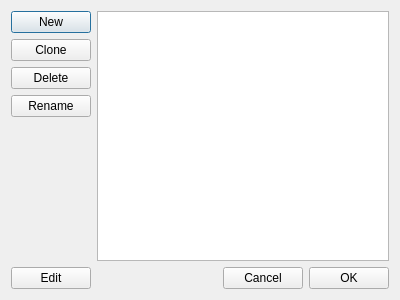
<?xml version="1.0" encoding="UTF-8"?>
<ui version="4.0">
 <class>ManageAppConfigs</class>
 <widget class="QDialog" name="ManageAppConfigs">
  <property name="geometry">
   <rect>
    <x>0</x>
    <y>0</y>
    <width>400</width>
    <height>300</height>
   </rect>
  </property>
  <property name="windowTitle">
   <string>Manage Application Configurations</string>
  </property>
  <layout class="QVBoxLayout" name="verticalLayout_2">
   <item>
    <layout class="QHBoxLayout" name="horizontalLayout_2">
     <item>
      <layout class="QVBoxLayout" name="verticalLayout">
       <item>
        <widget class="QPushButton" name="newButton">
         <property name="text">
          <string>New</string>
         </property>
        </widget>
       </item>
       <item>
        <widget class="QPushButton" name="cloneButton">
         <property name="text">
          <string>Clone</string>
         </property>
        </widget>
       </item>
       <item>
        <widget class="QPushButton" name="deleteButton">
         <property name="text">
          <string>Delete</string>
         </property>
        </widget>
       </item>
       <item>
        <widget class="QPushButton" name="renameButton">
         <property name="text">
          <string>Rename</string>
         </property>
        </widget>
       </item>
       <item>
        <spacer name="verticalSpacer">
         <property name="orientation">
          <enum>Qt::Vertical</enum>
         </property>
         <property name="sizeHint" stdset="0">
          <size>
           <width>20</width>
           <height>40</height>
          </size>
         </property>
        </spacer>
       </item>
      </layout>
     </item>
     <item>
      <widget class="QListWidget" name="layoutList">
       <property name="editTriggers">
        <set>QAbstractItemView::NoEditTriggers</set>
       </property>
       <property name="selectionBehavior">
        <enum>QAbstractItemView::SelectRows</enum>
       </property>
      </widget>
     </item>
    </layout>
   </item>
   <item>
    <layout class="QHBoxLayout" name="horizontalLayout">
     <item>
      <widget class="QPushButton" name="editButton">
       <property name="text">
        <string>Edit</string>
       </property>
      </widget>
     </item>
     <item>
      <spacer name="horizontalSpacer">
       <property name="orientation">
        <enum>Qt::Horizontal</enum>
       </property>
       <property name="sizeHint" stdset="0">
        <size>
         <width>40</width>
         <height>20</height>
        </size>
       </property>
      </spacer>
     </item>
     <item>
      <widget class="QPushButton" name="cancelButton">
       <property name="text">
        <string>Cancel</string>
       </property>
      </widget>
     </item>
     <item>
      <widget class="QPushButton" name="OKButton">
       <property name="text">
        <string>OK</string>
       </property>
      </widget>
     </item>
    </layout>
   </item>
  </layout>
 </widget>
 <resources/>
 <connections/>
</ui>
